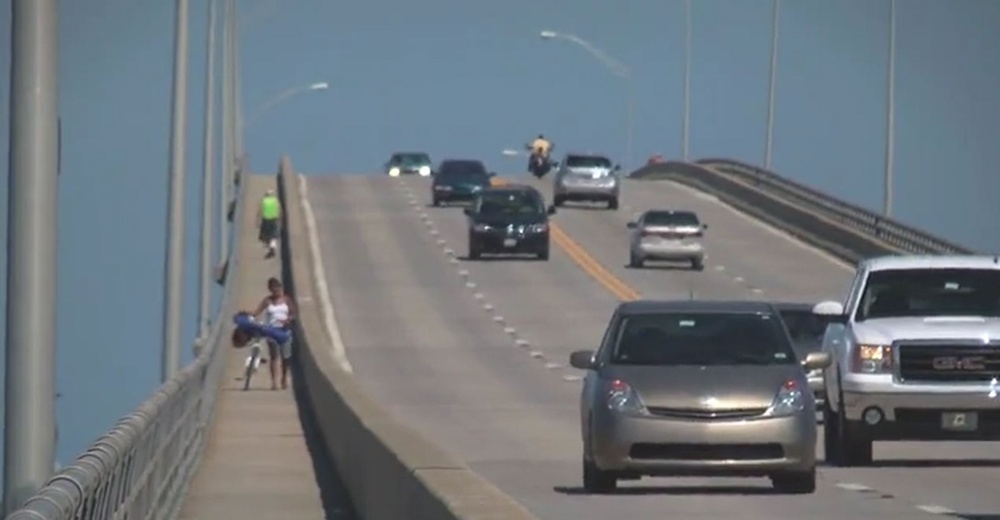
#> input picture ComputerVision/testImages/img5.JPG, 1000 x 520 px, shrunk from 2240 x 1164 before the run, found by its file name
$ python morphology.py
#> lines starting #> are read from the running program, lines starting #| are printed output that depends on the picture; after the words box and inside, x2 and y2 are one past the last pixel; in counts of white or black regions, pixels touching at a corner belong together
import cv2
import numpy as np
from matplotlib import pyplot as plt
import random

def imageMorphology():
    # Display the images with matplotlib
    fig, axes = plt.subplots(2, 4, figsize=(13, 5))
    fig.suptitle("Image Processing Steps", fontsize=16)

    frame = cv2.imread('ComputerVision/testImages/img5.jpg')
#> frame is the input picture: shape (520, 1000, 3); mean B, G, R 124.9, 118.7, 111.1

    orig = cv2.cvtColor(frame, cv2.COLOR_BGR2RGB)
    axes[0, 0].imshow(orig)
    axes[0, 0].set_title("Original Image")
    axes[0, 0].axis("off")

    # # Convert the image to grayscale
    gray = cv2.cvtColor(frame, cv2.COLOR_BGR2GRAY)
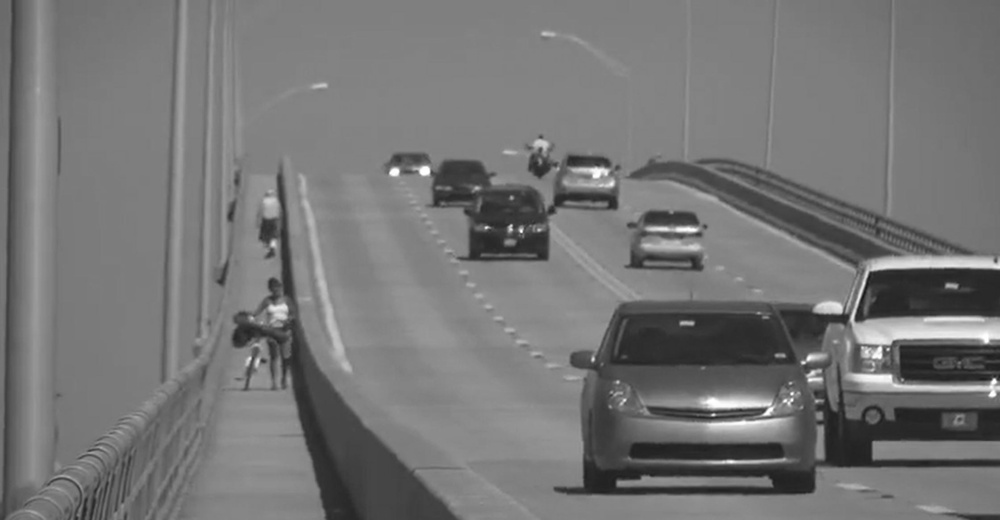
#> gray: shape (520, 1000); min 21, max 255, mean 117.1
    axes[0, 1].imshow(gray, cmap="gray")
    axes[0, 1].set_title("Grayscale")
    axes[0, 1].axis("off")

    # # ret, threshold = cv2.threshold(frame, 120, 255, cv2.THRESH_BINARY)
    threshold = cv2.adaptiveThreshold(gray,255,cv2.ADAPTIVE_THRESH_GAUSSIAN_C, cv2.THRESH_BINARY_INV, 75, 15)
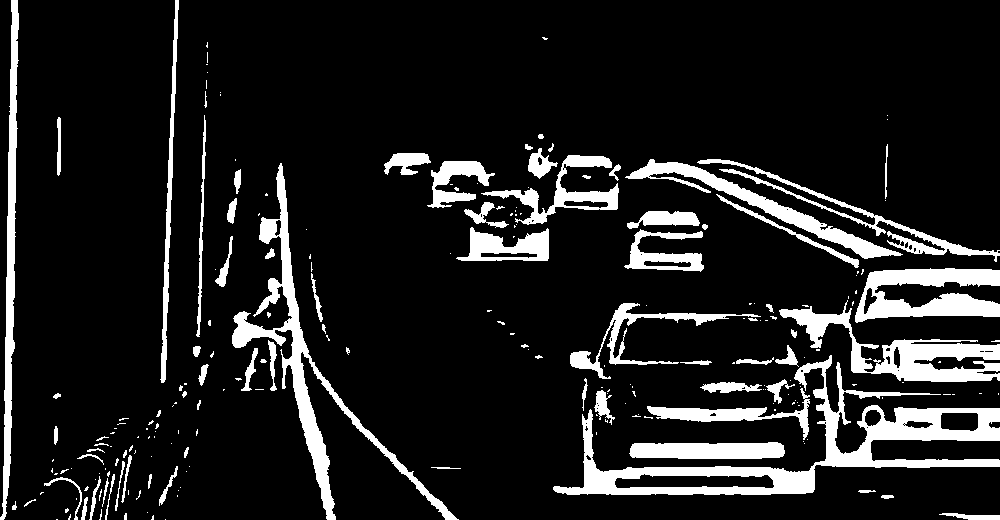
#> threshold: shape (520, 1000); 12.2% white; 229 white regions (152 under 20 px), largest, box (x1, y1, x2, y2) and area: (553, 355, 1000, 495) 12073, (232, 163, 459, 520) 7169, (779, 300, 1000, 382) 5349
    # cv2.imshow('threshold', threshold)
    axes[0, 2].imshow(threshold, cmap="gray")
    axes[0, 2].set_title("Threshold")
    axes[0, 2].axis("off")

    # Apply Morphology
    kernel = cv2.getStructuringElement(cv2.MORPH_RECT, (3, 3))
    morph = cv2.dilate(threshold,kernel,iterations = 1)
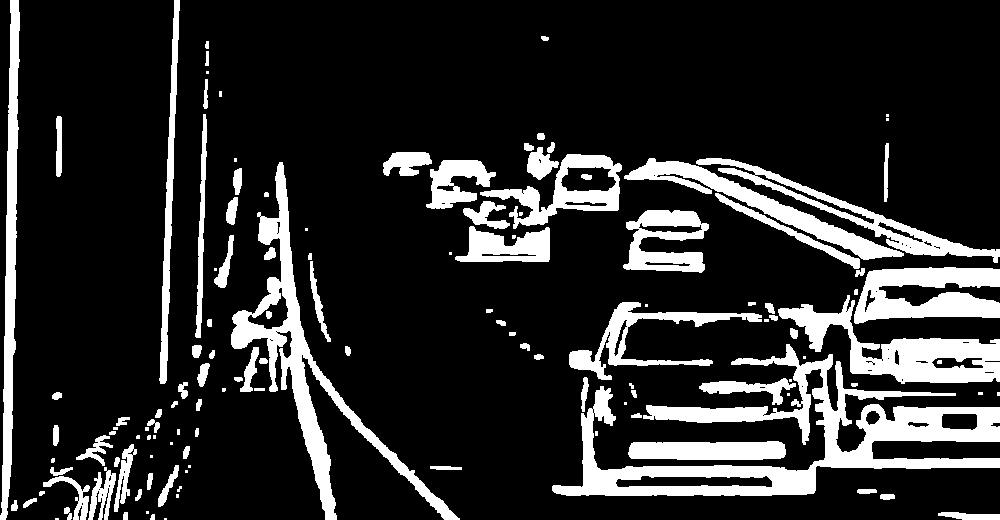
#> morph: shape (520, 1000); 16.9% white; 130 white regions (37 under 20 px), largest, box (x1, y1, x2, y2) and area: (552, 344, 1000, 496) 18705, (231, 162, 460, 520) 9673, (778, 295, 1000, 384) 6875
    # morph = cv2.morphologyEx(threshold, cv2.MORPH_OPEN, kernel)
    axes[0, 3].imshow(morph, cmap="gray")
    axes[0, 3].set_title("Dilation")
    axes[0, 3].axis("off")

    # Apply edge detection (Canny)
    edges = cv2.Canny(morph, 100, 200)
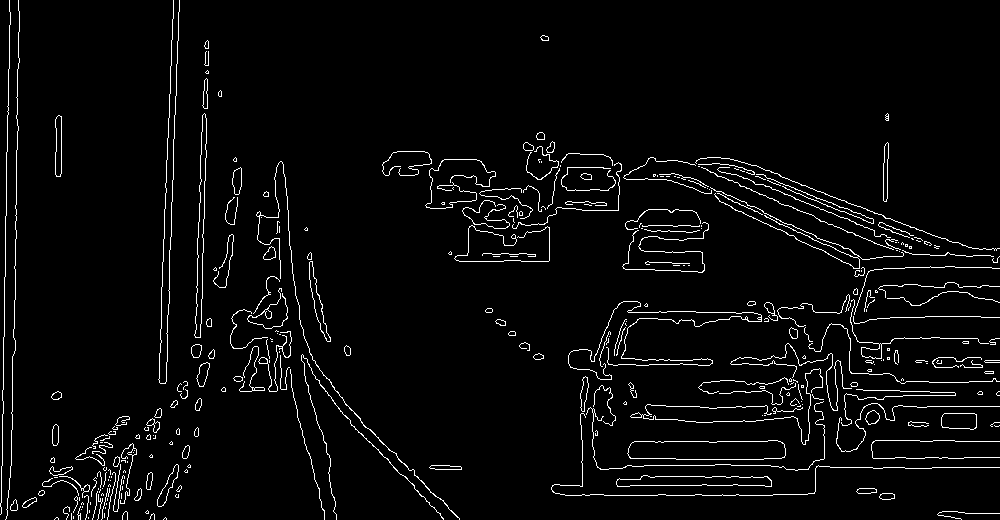
#> edges: shape (520, 1000); 3.7% white in thin lines or dots
    axes[1, 0].imshow(edges, cmap="gray")
    axes[1, 0].set_title("Edges")
    axes[1, 0].axis("off")

    # Find contours
    contours, _ = cv2.findContours(edges, cv2.RETR_EXTERNAL, cv2.CHAIN_APPROX_SIMPLE)
#> contours = 319 contours, 255 with area under 20; largest, box (x1, y1, x2, y2) and area: (627, 440, 786, 460) 2718, (616, 475, 772, 487) 1287, (194, 113, 207, 338) 1088, (941, 413, 977, 430) 512, (309, 261, 331, 342) 427

    # # Draw the contours on the original image
    contoursImg = frame.copy()
    cv2.drawContours(contoursImg, contours, -1, (0, 255, 0), 3)
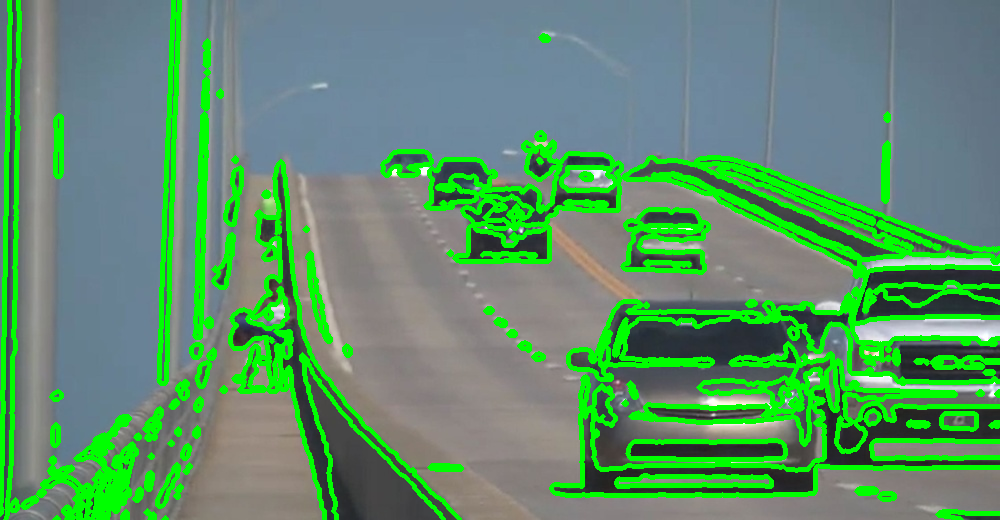
#> contoursImg: shape (520, 1000, 3); 17.08% of pixels changed, all inside (x1, y1, x2, y2) = (0, 0, 1000, 520)
    contoursImg = cv2.cvtColor(contoursImg, cv2.COLOR_BGR2RGB)
    axes[1, 1].imshow(contoursImg)
    axes[1, 1].set_title("Contours")
    axes[1, 1].axis("off")

    # Draw bounding boxes
    boxedImage = frame.copy()
    for cnt in contours:
        # [6 lines of commented-out code are left out]
        rect = cv2.minAreaRect(cnt)
        # Check if width * height > minArea
        if rect[1][0] * rect[1][1] > 250:
            box = cv2.boxPoints(rect)
            box = np.int0(box)
            cv2.drawContours(boxedImage,[box],0,(0,0,255),3)
#> this loop made 319 passes
#> (rect, box) on passes 8, 45, 50, 51: (((967.9, 515.4), (7.8, 61.88), -87.27), [[998, 520], [936, 517], [937, 510], [999, 513]]), (((61.01, 485.1), (10.79, 37.85), -75.58), [[78, 495], [41, 485], [44, 475], [80, 484]]), (((75.22, 481.6), (13.58, 31.53), -47.6), [[82, 497], [59, 476], [68, 465], [91, 487]]), (((693.5, 480.5), (11, 155), -90), [[771, 486], [616, 486], [616, 475], [771, 475]])
#> box on passes 63, 64, 70, 72, 76, 77: [[162, 508], [154, 504], [175, 463], [182, 466]], [[118, 511], [112, 510], [119, 463], [126, 465]], [[103, 465], [74, 458], [78, 444], [107, 450]], [[134, 503], [119, 502], [121, 442], [136, 443]], [[999, 458], [871, 458], [871, 440], [999, 440]], [[627, 460], [626, 441], [784, 439], [785, 458]]
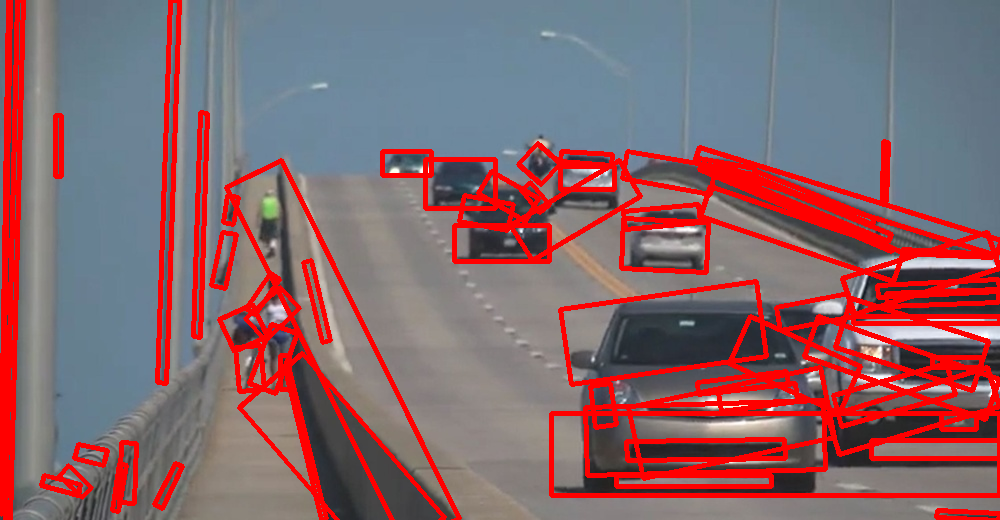
#> boxedImage: shape (520, 1000, 3); 16.37% of pixels changed, all inside (x1, y1, x2, y2) = (0, 0, 1000, 520)

    cv2.imshow('Final', boxedImage)
    final = cv2.cvtColor(boxedImage, cv2.COLOR_BGR2RGB)
    axes[1, 2].imshow(final)
    axes[1, 2].set_title("Final Boxes")
    axes[1, 2].axis("off")

    # # Display the image with contours
    # cv2.imshow('Contours', frame)

    plt.tight_layout()
    plt.subplots_adjust(top=0.9)
    plt.show()

    # cv2.waitKey(0)

    # cv2.destroyAllWindows()

# [53 lines left out: function videoMorphology, not called in this run]

if __name__ == '__main__':
    imageMorphology()
    # videoMorphology()
